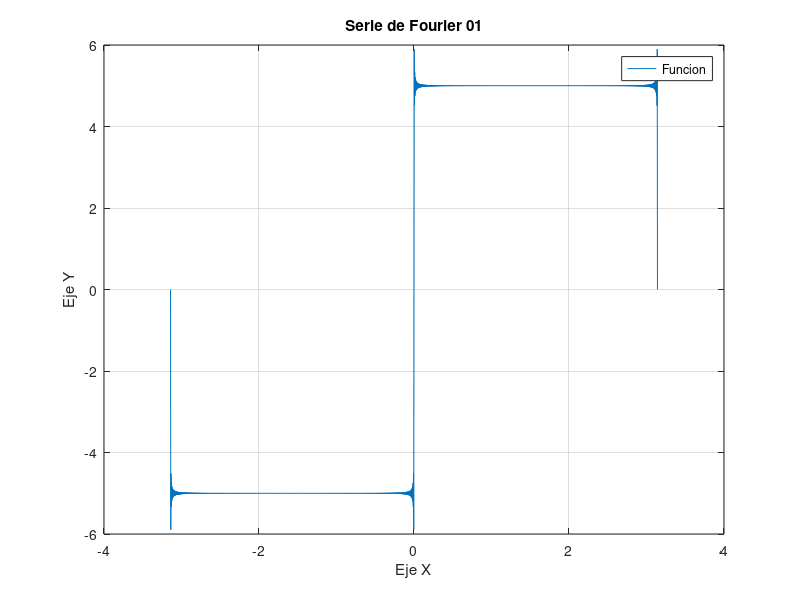

The MATLAB script that drew this image:
% Jose Ramiro Fuentes Lara
% Ecuaciones Diferenciales parciales
% Ejercicio 01
clc; clear;

%% Se definen nuestras variables constantes para el problema
k = 5;

%% Se establece nuestra condicion inicial asi como el intervalo de nuestra serie
x = -pi :pi/1000: pi;
u = 0;

%% Se evaluan los valores de nuestra sumatoria 
for n= 1:1000
    u = u + (1/n) * (1-cos(n*pi)) * sin(n*x);
end 

%% Se adicionan los valores constantes y se multiplica la sumatoria por su respectivo coeficiente
u = u * (2*k/pi);

%% Se grafica nuestra funcion
whitebg('white')
plot(x,u);
grid on 

set(gcf,'Name','Ecuaciones Diferenciales Parciales') 
    xlabel('Eje X')
    ylabel('Eje Y')
    title('Serie de Fourier 01')
    legend('Funcion')
